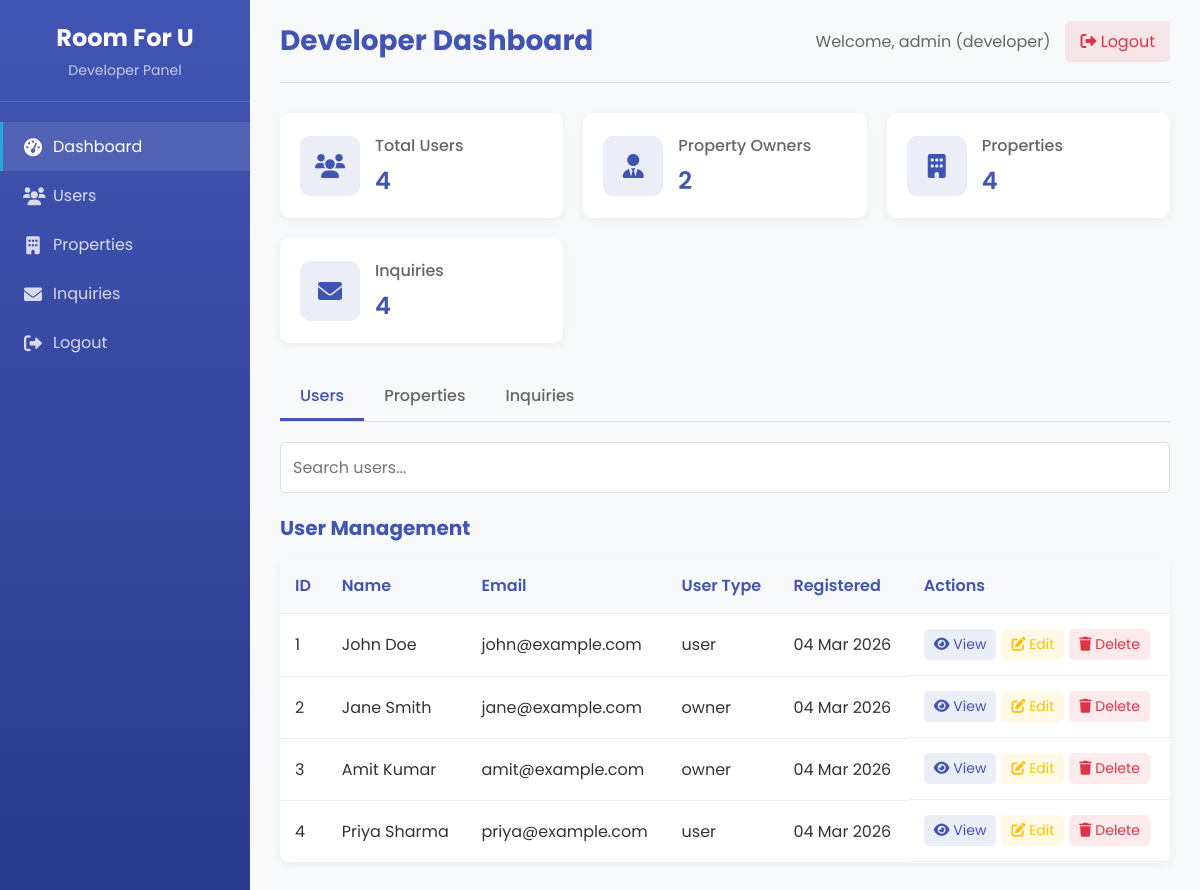
Screenshot of /admin/dashboard.php (signed in) with the database file from the repository.
### tables this page shows
CREATE TABLE IF NOT EXISTS users (
    id INT AUTO_INCREMENT PRIMARY KEY,
    name VARCHAR(100) NOT NULL,
    email VARCHAR(100) NOT NULL UNIQUE,
    password VARCHAR(255) NOT NULL,
    phone VARCHAR(20),
    user_type ENUM('user', 'owner') NOT NULL DEFAULT 'user',
    created_at TIMESTAMP DEFAULT CURRENT_TIMESTAMP,
    updated_at TIMESTAMP DEFAULT CURRENT_TIMESTAMP ON UPDATE CURRENT_TIMESTAMP
);

### admin/dashboard.php (the view, shortened to what this page needs)
<?php
require_once '../config/database.php';
try {
    $userCount = $conn->query("SELECT COUNT(*) FROM users")->fetchColumn();
    $ownerCount = $conn->query("SELECT COUNT(*) FROM users WHERE user_type = 'owner'")->fetchColumn();
    $propertyCount = $conn->query("SELECT COUNT(*) FROM properties")->fetchColumn();
    $inquiryCount = $conn->query("SELECT COUNT(*) FROM property_inquiries")->fetchColumn();
} catch(PDOException $e) {
    $errorMessage = "Database error: " . $e->getMessage();
}
?>
<!DOCTYPE html>
<html lang="en">
<head>
    <link rel="stylesheet" href="https://cdnjs.cloudflare.com/ajax/libs/font-awesome/6.0.0-beta3/css/all.min.css">
</head>
<body>
    <div class="container">
        <div class="sidebar">
            <div class="sidebar-header">
                <h2>Room For U</h2>
                <p>Developer Panel</p>
            </div>
            <div class="sidebar-menu">
                <a href="dashboard.php" class="active">
                    <i class="fas fa-tachometer-alt"></i>
                    <span>Dashboard</span>
                </a>
                <a href="#" onclick="changeTab('users')">
                    <i class="fas fa-users"></i>
                    <span>Users</span>
                </a>
                <a href="#" onclick="changeTab('properties')">
                    <i class="fas fa-building"></i>
                    <span>Properties</span>
                </a>
                <a href="#" onclick="changeTab('inquiries')">
                    <i class="fas fa-envelope"></i>
                    <span>Inquiries</span>
                </a>
                <a href="logout.php">
                    <i class="fas fa-sign-out-alt"></i>
                    <span>Logout</span>
                </a>
            </div>
        </div>
        <div class="main-content">
            <div class="header">
                <h1>Developer Dashboard</h1>
                <div class="user-info">
                    <span>Welcome, <?php echo htmlspecialchars($_SESSION['admin_username']); ?> (<?php echo htmlspecialchars($_SESSION['admin_role']); ?>)</span>
                    <a href="logout.php"><i class="fas fa-sign-out-alt"></i> Logout</a>
                </div>
            </div>
            <div class="stats">
                <div class="stat-card">
                    <div class="stat-icon">
                        <i class="fas fa-users"></i>
                    </div>
                    <div class="stat-info">
                        <h3>Total Users</h3>
                        <p><?php echo isset($userCount) ? $userCount : '0'; ?></p>
                    </div>
                </div>
                <div class="stat-card">
                    <div class="stat-icon">
                        <i class="fas fa-user-tie"></i>
                    </div>
                    <div class="stat-info">
                        <h3>Property Owners</h3>
                        <p><?php echo isset($ownerCount) ? $ownerCount : '0'; ?></p>
                    </div>
                </div>
                <div class="stat-card">
                    <div class="stat-icon">
                        <i class="fas fa-building"></i>
                    </div>
                    <div class="stat-info">
                        <h3>Properties</h3>
                        <p><?php echo isset($propertyCount) ? $propertyCount : '0'; ?></p>
                    </div>
                </div>
                <div class="stat-card">
                    <div class="stat-icon">
                        <i class="fas fa-envelope"></i>
                    </div>
                    <div class="stat-info">
                        <h3>Inquiries</h3>
                        <p><?php echo isset($inquiryCount) ? $inquiryCount : '0'; ?></p>
                    </div>
                </div>
            </div>
            <div class="tabs">
                <div class="tab active" onclick="changeTab('users')">Users</div>
                <div class="tab" onclick="changeTab('properties')">Properties</div>
                <div class="tab" onclick="changeTab('inquiries')">Inquiries</div>
            </div>
            <div id="users-tab" class="tab-content active">
                <div class="search-box">
                    <input type="text" id="userSearch" placeholder="Search users...">
                </div>
                <div class="data-section">
                    <div class="data-header">
                        <h2>User Management</h2>
                    </div>
                    <div class="data-table">
                        <table id="usersTable">
                            <thead>
                                <tr>
                                    <th>ID</th>
                                    <th>Name</th>
                                    <th>Email</th>
                                    <th>User Type</th>
                                    <th>Registered</th>
                                    <th>Actions</th>
                                </tr>
                            </thead>
                            <tbody>
                                <?php
                                try {
                                    $stmt = $conn->query("SELECT id, name, email, user_type, created_at FROM users ORDER BY created_at DESC");
                                    if ($stmt->rowCount() > 0) {
                                        while($row = $stmt->fetch()) {
                                            echo '<tr>';
                                            echo '<td>' . $row['id'] . '</td>';
                                            echo '<td>' . htmlspecialchars($row['name']) . '</td>';
                                            echo '<td>' . htmlspecialchars($row['email']) . '</td>';
                                            echo '<td>' . htmlspecialchars($row['user_type']) . '</td>';
                                            echo '<td>' . date('d M Y', strtotime($row['created_at'])) . '</td>';
                                            echo '<td class="action-buttons">
                                                <a href="#" class="btn btn-view"><i class="fas fa-eye"></i> View</a>
                                                <a href="#" class="btn btn-edit"><i class="fas fa-edit"></i> Edit</a>
                                                <a href="#" class="btn btn-delete"><i class="fas fa-trash"></i> Delete</a>
                                            </td>';
                                            echo '</tr>';
                                        }
                                    } else {
                                        echo '<tr><td colspan="6" style="text-align: center;">No users found</td></tr>';
                                    }
                                } catch(PDOException $e) {
                                    echo '<tr><td colspan="6" style="text-align: center; color: red;">Error: ' . $e->getMessage() . '</td></tr>';
                                }
                                ?>
                            </tbody>
                        </table>
                    </div>
                </div>
            </div>
        </div>
    </div>
</body>
</html>

### admin/dashboard.php (style rules this page uses)
* { margin: 0; padding: 0; box-sizing: border-box; font-family: 'Poppins', sans-serif; }
body { background-color: #f8f9fa; color: #333; }
.container { display: flex; min-height: 100vh; }
.sidebar { width: 250px; background: linear-gradient(to bottom, #4254b3, #2a3a8c); color: white; padding-top: 20px; position: fixed; height: 100%; overflow-y: auto; }
.sidebar-header { padding: 0 20px 20px; text-align: center; border-bottom: 1px solid rgba(255,255,255,0.1); margin-bottom: 20px; }
.sidebar-header h2 { color: white; font-size: 24px; margin-bottom: 5px; }
.sidebar-header p { color: rgba(255,255,255,0.7); font-size: 14px; }
.sidebar-menu { padding: 0; }
.sidebar-menu a { display: flex; align-items: center; padding: 12px 20px; color: rgba(255,255,255,0.8); text-decoration: none; transition: all 0.3s; border-left: 3px solid transparent; }
.sidebar-menu a.active { background: rgba(255,255,255,0.1); color: white; border-left-color: #25a9e0; }
.sidebar-menu i { margin-right: 10px; font-size: 18px; width: 20px; text-align: center; }
.main-content { flex: 1; margin-left: 250px; padding: 20px 30px; }
.header { display: flex; justify-content: space-between; align-items: center; padding-bottom: 20px; border-bottom: 1px solid #dee2e6; margin-bottom: 30px; }
.header h1 { color: #4254b3; font-size: 28px; }
.user-info { display: flex; align-items: center; }
.user-info span { margin-right: 15px; color: #666; }
.user-info a { color: #dc3545; text-decoration: none; padding: 8px 15px; border-radius: 5px; background-color: rgba(220, 53, 69, 0.1); transition: all 0.3s; }
.stats { display: grid; grid-template-columns: repeat(auto-fit, minmax(240px, 1fr)); gap: 20px; margin-bottom: 30px; }
.stat-card { background: white; padding: 20px; border-radius: 10px; box-shadow: 0 3px 10px rgba(0,0,0,0.05); display: flex; align-items: center; transition: all 0.3s; }
.stat-icon { width: 60px; height: 60px; background: rgba(66, 84, 179, 0.1); border-radius: 10px; display: flex; align-items: center; justify-content: center; margin-right: 15px; }
.stat-icon i { font-size: 24px; color: #4254b3; }
.stat-info h3 { margin-bottom: 5px; color: #666; font-weight: 500; font-size: 16px; }
.stat-info p { font-size: 24px; font-weight: 600; color: #4254b3; margin: 0; }
.data-section { margin-bottom: 30px; }
.data-header { display: flex; justify-content: space-between; align-items: center; margin-bottom: 15px; }
.data-header h2 { color: #4254b3; font-size: 20px; }
.data-table { background: white; border-radius: 10px; box-shadow: 0 3px 10px rgba(0,0,0,0.05); overflow: hidden; }
table { width: 100%; border-collapse: collapse; }
th, td { padding: 15px; text-align: left; border-bottom: 1px solid #eee; }
th { background: #f8f9fa; font-weight: 600; color: #4254b3; }
.action-buttons { display: flex; gap: 5px; }
.btn { padding: 5px 10px; border-radius: 5px; text-decoration: none; font-size: 14px; }
.btn-view { background: rgba(66, 84, 179, 0.1); color: #4254b3; }
.btn-edit { background: rgba(255, 193, 7, 0.1); color: #ffc107; }
.btn-delete { background: rgba(220, 53, 69, 0.1); color: #dc3545; }
.search-box { margin-bottom: 20px; }
.search-box input { width: 100%; padding: 12px; border: 1px solid #ddd; border-radius: 5px; font-size: 16px; }
.tabs { display: flex; margin-bottom: 20px; border-bottom: 1px solid #ddd; }
.tab { padding: 10px 20px; cursor: pointer; border-bottom: 3px solid transparent; color: #666; font-weight: 500; }
.tab.active { border-bottom-color: #4254b3; color: #4254b3; }
.tab-content { display: none; }
.tab-content.active { display: block; }

### rows the page displays
users: id "1", name "John Doe", email "john@example.com", user_type "user", created_at "04 Mar 2026"
users: id "2", name "Jane Smith", email "jane@example.com", user_type "owner", created_at "04 Mar 2026"
users: id "3", name "Amit Kumar", email "amit@example.com", user_type "owner", created_at "04 Mar 2026"
users: id "4", name "Priya Sharma", email "priya@example.com", user_type "user", created_at "04 Mar 2026"

### other values shown
$_SESSION['admin_username'] "admin"
$_SESSION['admin_role'] "developer"
$userCount "4"
$ownerCount "2"
$propertyCount "4"
$inquiryCount "4"
